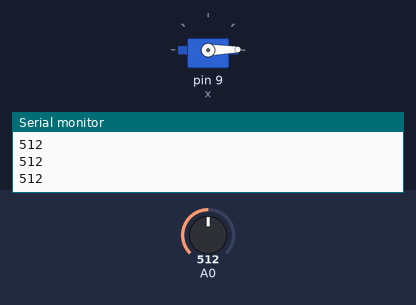
Bench run of a sketch on a simulated Arduino Uno, built with avr-gcc and run on an emulated ATmega328P. Parts: servo, the last lines printed to the serial monitor. The inputs (shaded band) are chosen by the test bench; at power-on: A0 = 512.

Above: at 1.2 s.
1.3 s: A0 set to 0
At 1.8 s:
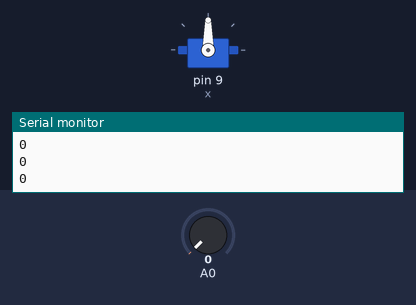
2.8 s: A0 set to 122
At 4.2 s:
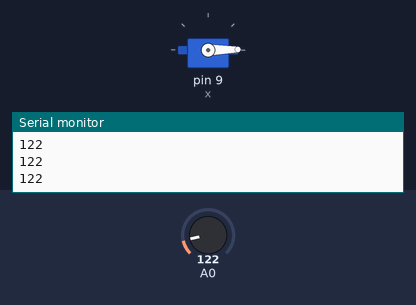
Timing chart, 0 to 5.8 s (numbered marks = the images above; inputs shaded):
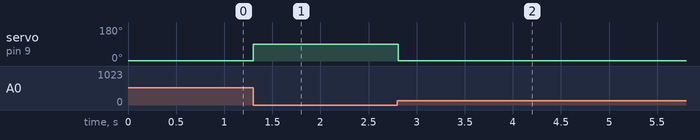

The sketch:

Servo_using_button.ino
```cpp
#include<Servo.h>
Servo x;

void setup() {
  // put your setup code here, to run once:
  pinMode(A0,INPUT);
  x.attach(9);
  Serial.begin(9600);
}

void loop() {

  int value=analogRead(A0);
  Serial.println(value);
  //delay(1000);
  if(value==0)
  x.write(90);
  else
  x.write(1);
}
```

Measured:
- after the input at 1.3 s, servo on pin 9 (x): 1° → 90° at once
- after the input at 2.8 s, servo on pin 9 (x): 90° → 1° at once
